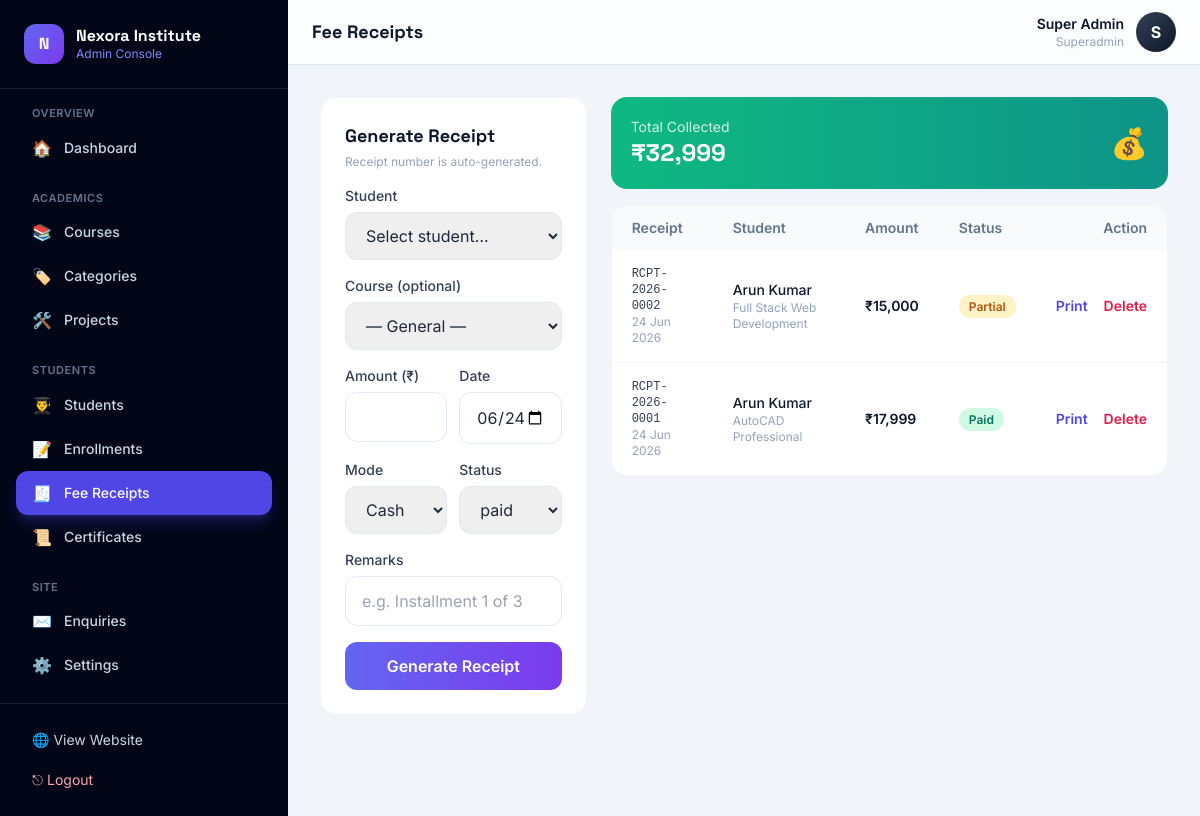
The page /admin/payments.php (signed in) on the database its author committed.
### tables this page shows
CREATE TABLE payments (
  id           INT AUTO_INCREMENT PRIMARY KEY,
  receipt_no   VARCHAR(40) NOT NULL UNIQUE,
  student_id   INT NOT NULL,
  course_id    INT NULL,
  amount       DECIMAL(10,2) NOT NULL,
  mode         ENUM('Cash','UPI','Card','Bank Transfer','Cheque') DEFAULT 'Cash',
  status       ENUM('paid','pending','partial') DEFAULT 'paid',
  paid_on      DATE DEFAULT (CURRENT_DATE),
  remarks      VARCHAR(255) NULL,
  generated_by INT NULL,
  created_at   TIMESTAMP DEFAULT CURRENT_TIMESTAMP,
  CONSTRAINT fk_pay_student FOREIGN KEY (student_id) REFERENCES students(id) ON DELETE CASCADE,
  CONSTRAINT fk_pay_course  FOREIGN KEY (course_id)  REFERENCES courses(id)  ON DELETE SET NULL,
  CONSTRAINT fk_pay_admin   FOREIGN KEY (generated_by) REFERENCES admins(id) ON DELETE SET NULL
);

CREATE TABLE students (
  id            INT AUTO_INCREMENT PRIMARY KEY,
  student_code  VARCHAR(40) NOT NULL UNIQUE,
  name          VARCHAR(140) NOT NULL,
  email         VARCHAR(150) NOT NULL UNIQUE,
  phone         VARCHAR(20)  NULL,
  password_hash VARCHAR(255) NOT NULL,
  dob           DATE NULL,
  gender        ENUM('Male','Female','Other') NULL,
  address       VARCHAR(255) NULL,
  photo         VARCHAR(255) NULL,
   
  details_locked TINYINT(1) DEFAULT 0,
  status        ENUM('active','inactive') DEFAULT 'active',
  created_at    TIMESTAMP DEFAULT CURRENT_TIMESTAMP
);

CREATE TABLE courses (
  id              INT AUTO_INCREMENT PRIMARY KEY,
  title           VARCHAR(160) NOT NULL,
  slug            VARCHAR(180) NOT NULL UNIQUE,
  category_id     INT NULL,
  short_desc      VARCHAR(255) NULL,
  description     TEXT NULL,
  duration        VARCHAR(60)  DEFAULT '3 Months',
  level           ENUM('Beginner','Intermediate','Advanced') DEFAULT 'Beginner',
  price           DECIMAL(10,2) DEFAULT 0,
  discount_price  DECIMAL(10,2) NULL,
  software        VARCHAR(255) NULL,
  syllabus        TEXT NULL,
  image           VARCHAR(255) NULL,
  is_featured     TINYINT(1) DEFAULT 0,
  status          ENUM('active','draft') DEFAULT 'active',
  created_at      TIMESTAMP DEFAULT CURRENT_TIMESTAMP,
  CONSTRAINT fk_course_cat FOREIGN KEY (category_id) REFERENCES categories(id) ON DELETE SET NULL
);

### includes/functions.php (called while the page is built, shortened)
<?php
require_once __DIR__ . '/../config/database.php';
function e(?string $str): string
{
    return htmlspecialchars($str ?? '', ENT_QUOTES, 'UTF-8');
}
function url(string $path = ''): string
{
    return BASE_URL . '/' . ltrim($path, '/');
}
function money($amount): string
{
    return '₹' . number_format((float)$amount, 0);
}
function fmt_date(?string $date, string $format = 'd M Y'): string
{
    $ts = strtotime($date);
    return $ts ? date($format, $ts) : '-';
}
function settings(): array
{
    $cache = [];
    try {
        $rows = db()->query('SELECT skey, svalue FROM settings')->fetchAll();
        foreach ($rows as $r) {
            $cache[$r['skey']] = $r['svalue'];
        }
    } catch (Throwable $e) {
        $cache = [];
    }
    return $cache;
}
function setting(string $key, string $default = ''): string
{
    $s = settings();
    return $s[$key] ?? $default;
}
function admin_logged_in(): bool
{
    return !empty($_SESSION['admin_id']);
}
function current_admin(): ?array
{
    static $admin = null;
    if ($admin === null) {
        $stmt = db()->prepare('SELECT * FROM admins WHERE id = ?');
        $stmt->execute([$_SESSION['admin_id']]);
        $admin = $stmt->fetch() ?: null;
    }
    return $admin;
}

### config/database.php (called while the page is built, shortened)
<?php
function db(): PDO
{
    if (isset($GLOBALS['__app_pdo']) && $GLOBALS['__app_pdo'] instanceof PDO) {
        return $GLOBALS['__app_pdo'];
    }
    $dsn = sprintf('mysql:host=%s;dbname=%s;charset=%s', DB_HOST, DB_NAME, DB_CHARSET);
    $options = [
        PDO::ATTR_ERRMODE            => PDO::ERRMODE_EXCEPTION,
        PDO::ATTR_DEFAULT_FETCH_MODE => PDO::FETCH_ASSOC,
        PDO::ATTR_EMULATE_PREPARES   => false,
    ];
    return $GLOBALS['__app_pdo'];
}

### admin/payments.php (the view, shortened to what this page needs)
<?php
require_once __DIR__ . '/_layout.php';
$d = db();
$students = $d->query("SELECT id,name,student_code FROM students ORDER BY name")->fetchAll();
$rows = $d->query("SELECT p.*, s.name AS student, c.title AS course FROM payments p JOIN students s ON s.id=p.student_id LEFT JOIN courses c ON c.id=p.course_id ORDER BY p.id DESC")->fetchAll();
$total = $d->query("SELECT COALESCE(SUM(amount),0) FROM payments WHERE status IN('paid','partial')")->fetchColumn();
admin_layout_top('payments', 'Fee Receipts');
?>
<div class="grid lg:grid-cols-3 gap-6">
  <div class="rounded-2xl bg-white border border-slate-100 p-6 h-fit">
    <h3 class="font-display text-lg font-bold text-slate-900 mb-1">Generate Receipt</h3>
    <p class="text-xs text-slate-400 mb-4">Receipt number is auto-generated.</p>
    <form method="post" class="space-y-4">
      <div><?= field_label('Student') ?><select name="student_id" required class="w-full px-4 py-3 rounded-xl border border-slate-200 focus:outline-none focus:ring-2 focus:ring-brand-400"><option value="">Select student…</option><?php foreach($students as $s): ?><option value="<?= $s['id'] ?>"><?= e($s['name']) ?> (<?= e($s['student_code']) ?>)</option><?php endforeach; ?></select></div>
      <div><?= field_label('Course (optional)') ?><select name="course_id" class="w-full px-4 py-3 rounded-xl border border-slate-200 focus:outline-none focus:ring-2 focus:ring-brand-400"><option value="">— General —</option></select></div>
      <div class="grid grid-cols-2 gap-3">
        <div><?= field_label('Amount (₹)') ?><input type="number" step="0.01" name="amount" required class="w-full px-4 py-3 rounded-xl border border-slate-200 focus:outline-none focus:ring-2 focus:ring-brand-400"></div>
        <div><?= field_label('Date') ?><input type="date" name="paid_on" value="<?= date('Y-m-d') ?>" class="w-full px-4 py-3 rounded-xl border border-slate-200 focus:outline-none focus:ring-2 focus:ring-brand-400"></div>
      </div>
      <div class="grid grid-cols-2 gap-3">
        <div><?= field_label('Mode') ?><select name="mode" class="w-full px-4 py-3 rounded-xl border border-slate-200 focus:outline-none focus:ring-2 focus:ring-brand-400"><?php foreach(['Cash','UPI','Card','Bank Transfer','Cheque'] as $m): ?><option><?= $m ?></option><?php endforeach; ?></select></div>
        <div><?= field_label('Status') ?><select name="status" class="w-full px-4 py-3 rounded-xl border border-slate-200 focus:outline-none focus:ring-2 focus:ring-brand-400"><?php foreach(['paid','partial','pending'] as $st): ?><option><?= $st ?></option><?php endforeach; ?></select></div>
      </div>
      <div><?= field_label('Remarks') ?><input name="remarks" placeholder="e.g. Installment 1 of 3" class="w-full px-4 py-3 rounded-xl border border-slate-200 focus:outline-none focus:ring-2 focus:ring-brand-400"></div>
      <button class="w-full px-6 py-3 rounded-xl bg-gradient-to-r from-brand-500 to-violet-600 text-white font-semibold hover:opacity-90 transition">Generate Receipt</button>
    </form>
  </div>
  <div class="lg:col-span-2 space-y-4">
    <div class="rounded-2xl bg-gradient-to-r from-emerald-500 to-teal-600 text-white p-5 flex items-center justify-between">
      <div><p class="text-white/80 text-sm">Total Collected</p><p class="font-display text-2xl font-bold"><?= money($total) ?></p></div><span class="text-3xl">💰</span>
    </div>
    <div class="rounded-2xl bg-white border border-slate-100 overflow-hidden">
      <div class="overflow-x-auto">
        <table class="w-full text-sm">
          <thead class="bg-slate-50 text-slate-500 text-left"><tr><th class="px-5 py-3 font-semibold">Receipt</th><th class="px-5 py-3 font-semibold">Student</th><th class="px-5 py-3 font-semibold">Amount</th><th class="px-5 py-3 font-semibold">Status</th><th class="px-5 py-3 font-semibold text-right">Action</th></tr></thead>
          <tbody class="divide-y divide-slate-100">
            <?php foreach ($rows as $r): $sb=$r['status']==='paid'?'bg-emerald-100 text-emerald-700':($r['status']==='partial'?'bg-amber-100 text-amber-700':'bg-rose-100 text-rose-700'); ?>
              <tr class="hover:bg-slate-50">
                <td class="px-5 py-4"><p class="font-mono text-xs text-slate-700"><?= e($r['receipt_no']) ?></p><p class="text-xs text-slate-400"><?= fmt_date($r['paid_on']) ?></p></td>
                <td class="px-5 py-4"><p class="font-medium text-slate-900"><?= e($r['student']) ?></p><p class="text-xs text-slate-400"><?= e($r['course'] ?: '—') ?></p></td>
                <td class="px-5 py-4 font-semibold text-slate-900"><?= money($r['amount']) ?></td>
                <td class="px-5 py-4"><span class="px-2.5 py-1 rounded-full text-xs font-semibold <?= $sb ?> capitalize"><?= e($r['status']) ?></span></td>
                <td class="px-5 py-4 text-right whitespace-nowrap">
                  <a href="<?= url('admin/payments.php?print=' . $r['id']) ?>" target="_blank" class="text-brand-600 font-semibold">Print</a>
                  <form method="post" class="inline" onsubmit="return confirm('Delete receipt?')"><button class="ml-3 text-rose-600 font-semibold">Delete</button></form>
                </td>
              </tr>
            <?php endforeach; ?>
          </tbody>
        </table>
      </div>
    </div>
  </div>
</div>
<?php admin_layout_bottom(); ?>

### admin/_layout.php (shortened to what this page needs)
<?php
require_once __DIR__ . '/../includes/functions.php';
$admin = current_admin();
function admin_layout_top(string $active, string $title): void
{
    global $admin;
    $groups = [
        'Overview' => [
            'dashboard' => ['Dashboard', '🏠', 'index.php'],
        ],
        'Academics' => [
            'courses'      => ['Courses',      '📚', 'courses.php'],
            'categories'   => ['Categories',   '🏷️', 'categories.php'],
            'projects'     => ['Projects',     '🛠️', 'projects.php'],
        ],
        'Students' => [
            'students'     => ['Students',     '👨‍🎓', 'students.php'],
            'enrollments'  => ['Enrollments',  '📝', 'enrollments.php'],
            'payments'     => ['Fee Receipts', '🧾', 'payments.php'],
            'certificates' => ['Certificates', '📜', 'certificates.php'],
        ],
        'Site' => [
            'contacts'     => ['Enquiries',    '✉️', 'contacts.php'],
            'settings'     => ['Settings',     '⚙️', 'settings.php'],
        ],
    ];
    ?>
<!DOCTYPE html><html lang="en" class="scroll-smooth"><head>
<script src="https://cdn.tailwindcss.com"></script>
<link rel="stylesheet" href="<?= url('assets/css/style.css') ?>">
</head><body class="font-sans bg-slate-100 text-slate-800 antialiased">
<div class="min-h-screen lg:flex">
  <aside id="sidebar" class="fixed lg:static inset-y-0 left-0 z-40 w-72 bg-slate-950 text-slate-300 transform -translate-x-full lg:translate-x-0 transition-transform duration-300 flex flex-col">
    <div class="p-6 flex items-center gap-3 border-b border-white/10">
      <span class="grid place-items-center w-10 h-10 rounded-xl bg-gradient-to-br from-brand-500 to-violet-600 text-white font-display font-bold">N</span>
      <div><p class="font-display font-bold text-white leading-tight"><?= e(setting('site_name')) ?></p><p class="text-xs text-brand-400">Admin Console</p></div>
    </div>
    <nav class="flex-1 p-4 space-y-5 overflow-y-auto">
      <?php foreach ($groups as $gname => $items): ?>
        <div>
          <p class="px-4 text-[11px] uppercase tracking-wider text-slate-500 font-semibold mb-1"><?= $gname ?></p>
          <?php foreach ($items as $key => $item): $is = $key === $active; ?>
            <a href="<?= url('admin/' . $item[2]) ?>" class="flex items-center gap-3 px-4 py-2.5 rounded-xl text-sm font-medium transition <?= $is ? 'bg-brand-600 text-white shadow-lg shadow-brand-600/30' : 'hover:bg-white/5 hover:text-white' ?>">
              <span class="text-base"><?= $item[1] ?></span><?= $item[0] ?>
            </a>
          <?php endforeach; ?>
        </div>
      <?php endforeach; ?>
    </nav>
    <div class="p-4 border-t border-white/10">
      <a href="<?= url('index.php') ?>" target="_blank" class="flex items-center gap-3 px-4 py-2.5 rounded-xl text-sm hover:bg-white/5 hover:text-white transition">🌐 View Website</a>
      <a href="<?= url('admin/logout.php') ?>" class="flex items-center gap-3 px-4 py-2.5 rounded-xl text-sm text-rose-300 hover:bg-rose-500/10 transition">⎋ Logout</a>
    </div>
  </aside>
  <div class="flex-1 min-w-0 flex flex-col">
    <header class="sticky top-0 z-20 bg-white/80 backdrop-blur border-b border-slate-200">
      <div class="px-4 sm:px-6 h-16 flex items-center justify-between">
        <div class="flex items-center gap-3">
          <h1 class="font-display font-bold text-lg text-slate-900"><?= e($title) ?></h1>
        </div>
        <div class="flex items-center gap-3">
          <div class="text-right hidden sm:block"><p class="text-sm font-semibold text-slate-900"><?= e($admin['name']) ?></p><p class="text-xs text-slate-400 capitalize"><?= e($admin['role']) ?></p></div>
          <span class="grid place-items-center w-10 h-10 rounded-full bg-gradient-to-br from-slate-700 to-slate-900 text-white font-bold"><?= e(strtoupper(substr($admin['name'],0,1))) ?></span>
        </div>
      </div>
    </header>
    <main class="flex-1 p-4 sm:p-6 lg:p-8">
    <?php
}
function admin_layout_bottom(): void
{
    ?>
    </main>
  </div>
</div>
</body></html>
    <?php
}
function field_label(string $t): string { return '<label class="block text-sm font-medium text-slate-700 mb-1.5">' . e($t) . '</label>'; }

### assets/css/style.css (style rules this page uses)
:root { --brand: #4f46e5; --brand-light: #818cf8; }
html { -webkit-tap-highlight-color: transparent; }

### rows shown on the page
payments: receipt_no "RCPT-2026-0002", paid_on "24 Jun 2026", student.name "Arun Kumar", course.title "Full Stack Web Development", amount "₹15,000", status "Partial"
payments: receipt_no "RCPT-2026-0001", paid_on "24 Jun 2026", student.name "Arun Kumar", course.title "AutoCAD Professional", amount "₹17,999", status "Paid"

### other values the page prints
setting('site_name') "Nexora Institute"
$gname "OVERVIEW"
$item[1] "🏠"
$item[0] "Dashboard"
$gname "ACADEMICS"
$item[1] "📚"
$item[0] "Courses"
$item[1] "🏷️"
$item[0] "Categories"
$item[1] "🛠️"
$item[0] "Projects"
$gname "STUDENTS"
$item[1] "👨‍🎓"
$item[0] "Students"
$item[1] "📝"
